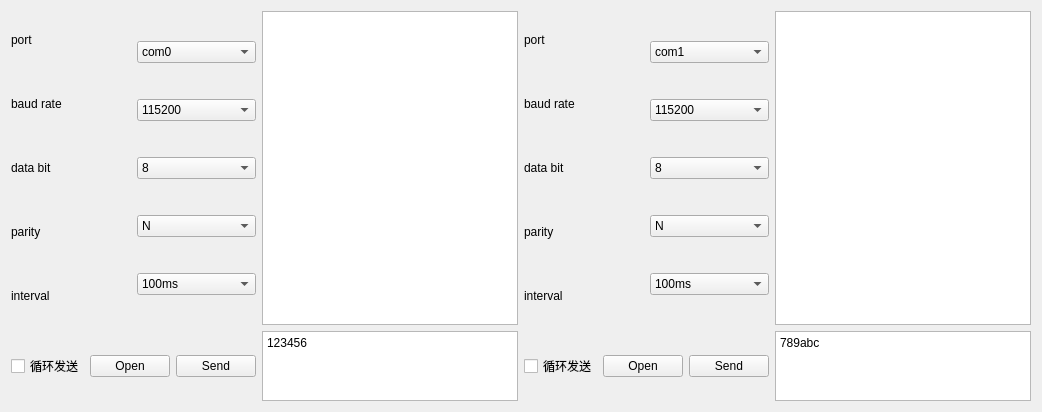
      <widget class="QWidget" name="tab0">
       <attribute name="title">
        <string>Serial串口</string>
       </attribute>
       <layout class="QGridLayout" name="gridLayout_3">
        <item row="0" column="0">
         <layout class="QHBoxLayout" name="horizontalLayout" stretch="1,1">
          <property name="sizeConstraint">
           <enum>QLayout::SetFixedSize</enum>
          </property>
          <item>
           <layout class="QGridLayout" name="gridLayout_2" rowstretch="5,1" columnstretch="1,4" columnminimumwidth="0,0">
            <item row="0" column="0">
             <layout class="QHBoxLayout" name="horizontalLayout_3">
              <item>
               <layout class="QVBoxLayout" name="verticalLayout_3">
                <item>
                 <widget class="QLabel" name="label_0">
                  <property name="text">
                   <string>port</string>
                  </property>
                 </widget>
                </item>
                <item>
                 <widget class="QLabel" name="label_1">
                  <property name="text">
                   <string>baud rate</string>
                  </property>
                 </widget>
                </item>
                <item>
                 <widget class="QLabel" name="label_2">
                  <property name="text">
                   <string>data bit</string>
                  </property>
                 </widget>
                </item>
                <item>
                 <widget class="QLabel" name="label_3">
                  <property name="text">
                   <string>parity</string>
                  </property>
                 </widget>
                </item>
                <item>
                 <widget class="QLabel" name="label">
                  <property name="text">
                   <string>interval</string>
                  </property>
                 </widget>
                </item>
               </layout>
              </item>
              <item>
               <layout class="QVBoxLayout" name="verticalLayout_4">
                <item>
                 <widget class="QComboBox" name="comboBox_portname_0">
                  <item>
                   <property name="text">
                    <string>com0</string>
                   </property>
                  </item>
                  <item>
                   <property name="text">
                    <string>com1</string>
                   </property>
                  </item>
                  <item>
                   <property name="text">
                    <string>com2</string>
                   </property>
                  </item>
                  <item>
                   <property name="text">
                    <string>com3</string>
                   </property>
                  </item>
                  <item>
                   <property name="text">
                    <string>com4</string>
                   </property>
                  </item>
                  <item>
                   <property name="text">
                    <string>com5</string>
                   </property>
                  </item>
                 </widget>
                </item>
                <item>
                 <widget class="QComboBox" name="comboBox_baud_0">
                  <item>
                   <property name="text">
                    <string>115200</string>
                   </property>
                  </item>
                  <item>
                   <property name="text">
                    <string>2400</string>
                   </property>
                  </item>
                  <item>
                   <property name="text">
                    <string>4800</string>
                   </property>
                  </item>
                  <item>
                   <property name="text">
                    <string>9600</string>
                   </property>
                  </item>
                  <item>
                   <property name="text">
                    <string>19200</string>
                   </property>
                  </item>
                  <item>
                   <property name="text">
                    <string>38400</string>
                   </property>
                  </item>
                  <item>
                   <property name="text">
                    <string>57600</string>
                   </property>
                  </item>
                  <item>
                   <property name="text">
                    <string/>
                   </property>
                  </item>
                 </widget>
                </item>
                <item>
                 <widget class="QComboBox" name="comboBox_databit_0">
                  <item>
                   <property name="text">
                    <string>8</string>
                   </property>
                  </item>
                  <item>
                   <property name="text">
                    <string>5</string>
                   </property>
                  </item>
                  <item>
                   <property name="text">
                    <string>6</string>
                   </property>
                  </item>
                  <item>
                   <property name="text">
                    <string>7</string>
                   </property>
                  </item>
                 </widget>
                </item>
                <item>
                 <widget class="QComboBox" name="comboBox_parity_0">
                  <item>
                   <property name="text">
                    <string>N</string>
                   </property>
                  </item>
                  <item>
                   <property name="text">
                    <string>E</string>
                   </property>
                  </item>
                  <item>
                   <property name="text">
                    <string>O</string>
                   </property>
                  </item>
                 </widget>
                </item>
                <item>
                 <widget class="QComboBox" name="comboBox_interv">
                  <item>
                   <property name="text">
                    <string>100ms</string>
                   </property>
                  </item>
                  <item>
                   <property name="text">
                    <string>50ms</string>
                   </property>
                  </item>
                  <item>
                   <property name="text">
                    <string>200ms</string>
                   </property>
                  </item>
                  <item>
                   <property name="text">
                    <string>500ms</string>
                   </property>
                  </item>
                  <item>
                   <property name="text">
                    <string>1000ms</string>
                   </property>
                  </item>
                  <item>
                   <property name="text">
                    <string>2000ms</string>
                   </property>
                  </item>
                  <item>
                   <property name="text">
                    <string>5000ms</string>
                   </property>
                  </item>
                 </widget>
                </item>
               </layout>
              </item>
             </layout>
            </item>
            <item row="1" column="0">
             <layout class="QHBoxLayout" name="horizontalLayout_4" stretch="1,1,1">
              <property name="sizeConstraint">
               <enum>QLayout::SetFixedSize</enum>
              </property>
              <item>
               <widget class="QCheckBox" name="checkBox_0">
                <property name="text">
                 <string>循环发送</string>
                </property>
               </widget>
              </item>
              <item>
               <widget class="QPushButton" name="pushButton_open_0">
                <property name="sizePolicy">
                 <sizepolicy hsizetype="Fixed" vsizetype="Fixed">
                  <horstretch>0</horstretch>
                  <verstretch>0</verstretch>
                 </sizepolicy>
                </property>
                <property name="text">
                 <string>Open</string>
                </property>
               </widget>
              </item>
              <item>
               <widget class="QPushButton" name="pushButton_send_0">
                <property name="sizePolicy">
                 <sizepolicy hsizetype="Fixed" vsizetype="Fixed">
                  <horstretch>0</horstretch>
                  <verstretch>0</verstretch>
                 </sizepolicy>
                </property>
                <property name="text">
                 <string>Send</string>
                </property>
               </widget>
              </item>
             </layout>
            </item>
            <item row="0" column="1">
             <widget class="QTextEdit" name="textEdit_receive_0"/>
            </item>
            <item row="1" column="1">
             <widget class="QPlainTextEdit" name="plainTextEdit_send_0">
              <property name="plainText">
               <string>123456</string>
              </property>
             </widget>
            </item>
           </layout>
          </item>
          <item>
           <layout class="QGridLayout" name="gridLayout_serial4" rowstretch="5,1" columnstretch="1,4" columnminimumwidth="0,0">
            <item row="0" column="1">
             <widget class="QTextEdit" name="textEdit_receive_1"/>
            </item>
            <item row="0" column="0">
             <layout class="QHBoxLayout" name="horizontalLayout_7">
              <item>
               <layout class="QVBoxLayout" name="verticalLayout_7">
                <item>
                 <widget class="QLabel" name="label_4">
                  <property name="text">
                   <string>port</string>
                  </property>
                 </widget>
                </item>
                <item>
                 <widget class="QLabel" name="label_5">
                  <property name="text">
                   <string>baud rate</string>
                  </property>
                 </widget>
                </item>
                <item>
                 <widget class="QLabel" name="label_6">
                  <property name="text">
                   <string>data bit</string>
                  </property>
                 </widget>
                </item>
                <item>
                 <widget class="QLabel" name="label_7">
                  <property name="text">
                   <string>parity</string>
                  </property>
                 </widget>
                </item>
                <item>
                 <widget class="QLabel" name="label_8">
                  <property name="text">
                   <string>interval</string>
                  </property>
                 </widget>
                </item>
               </layout>
              </item>
              <item>
               <layout class="QVBoxLayout" name="verticalLayout_8">
                <item>
                 <widget class="QComboBox" name="comboBox_portname_2">
                  <item>
                   <property name="text">
                    <string>com1</string>
                   </property>
                  </item>
                  <item>
                   <property name="text">
                    <string>com0</string>
                   </property>
                  </item>
                  <item>
                   <property name="text">
                    <string>com2</string>
                   </property>
                  </item>
                  <item>
                   <property name="text">
                    <string>com3</string>
                   </property>
                  </item>
                  <item>
                   <property name="text">
                    <string>com4</string>
                   </property>
                  </item>
                  <item>
                   <property name="text">
                    <string>com5</string>
                   </property>
                  </item>
                 </widget>
                </item>
                <item>
                 <widget class="QComboBox" name="comboBox_baud_1">
                  <item>
                   <property name="text">
                    <string>115200</string>
                   </property>
                  </item>
                  <item>
                   <property name="text">
                    <string>2400</string>
                   </property>
                  </item>
                  <item>
                   <property name="text">
                    <string>4800</string>
                   </property>
                  </item>
                  <item>
                   <property name="text">
                    <string>9600</string>
                   </property>
                  </item>
                  <item>
                   <property name="text">
                    <string>19200</string>
                   </property>
                  </item>
                  <item>
                   <property name="text">
                    <string>38400</string>
                   </property>
                  </item>
                  <item>
                   <property name="text">
                    <string>57600</string>
                   </property>
                  </item>
                 </widget>
                </item>
                <item>
                 <widget class="QComboBox" name="comboBox_databit_1">
                  <item>
                   <property name="text">
                    <string>8</string>
                   </property>
                  </item>
                  <item>
                   <property name="text">
                    <string>5</string>
                   </property>
                  </item>
                  <item>
                   <property name="text">
                    <string>6</string>
                   </property>
                  </item>
                  <item>
                   <property name="text">
                    <string>7</string>
                   </property>
                  </item>
                 </widget>
                </item>
                <item>
                 <widget class="QComboBox" name="comboBox_parity_1">
                  <item>
                   <property name="text">
                    <string>N</string>
                   </property>
                  </item>
                  <item>
                   <property name="text">
                    <string>E</string>
                   </property>
                  </item>
                  <item>
                   <property name="text">
                    <string>O</string>
                   </property>
                  </item>
                 </widget>
                </item>
                <item>
                 <widget class="QComboBox" name="comboBox_interv2">
                  <item>
                   <property name="text">
                    <string>100ms</string>
                   </property>
                  </item>
                  <item>
                   <property name="text">
                    <string>50ms</string>
                   </property>
                  </item>
                  <item>
                   <property name="text">
                    <string>200ms</string>
                   </property>
                  </item>
                  <item>
                   <property name="text">
                    <string>1000ms</string>
                   </property>
                  </item>
                  <item>
                   <property name="text">
                    <string>2000ms</string>
                   </property>
                  </item>
                  <item>
                   <property name="text">
                    <string>5000ms</string>
                   </property>
                  </item>
                 </widget>
                </item>
               </layout>
              </item>
             </layout>
            </item>
            <item row="1" column="0">
             <layout class="QHBoxLayout" name="horizontalLayout_8" stretch="1,1,1">
              <property name="sizeConstraint">
               <enum>QLayout::SetFixedSize</enum>
              </property>
              <item>
               <widget class="QCheckBox" name="checkBox_1">
                <property name="text">
                 <string>循环发送</string>
                </property>
               </widget>
              </item>
              <item>
               <widget class="QPushButton" name="pushButton_open_1">
                <property name="sizePolicy">
                 <sizepolicy hsizetype="Fixed" vsizetype="Fixed">
                  <horstretch>0</horstretch>
                  <verstretch>0</verstretch>
                 </sizepolicy>
                </property>
                <property name="text">
                 <string>Open</string>
                </property>
               </widget>
              </item>
              <item>
               <widget class="QPushButton" name="pushButton_send_1">
                <property name="sizePolicy">
                 <sizepolicy hsizetype="Fixed" vsizetype="Fixed">
                  <horstretch>0</horstretch>
                  <verstretch>0</verstretch>
                 </sizepolicy>
                </property>
                <property name="text">
                 <string>Send</string>
                </property>
               </widget>
              </item>
             </layout>
            </item>
            <item row="1" column="1">
             <widget class="QPlainTextEdit" name="plainTextEdit_send_1">
              <property name="plainText">
               <string>789abc</string>
              </property>
             </widget>
            </item>
           </layout>
          </item>
         </layout>
        </item>
       </layout>
      </widget>
